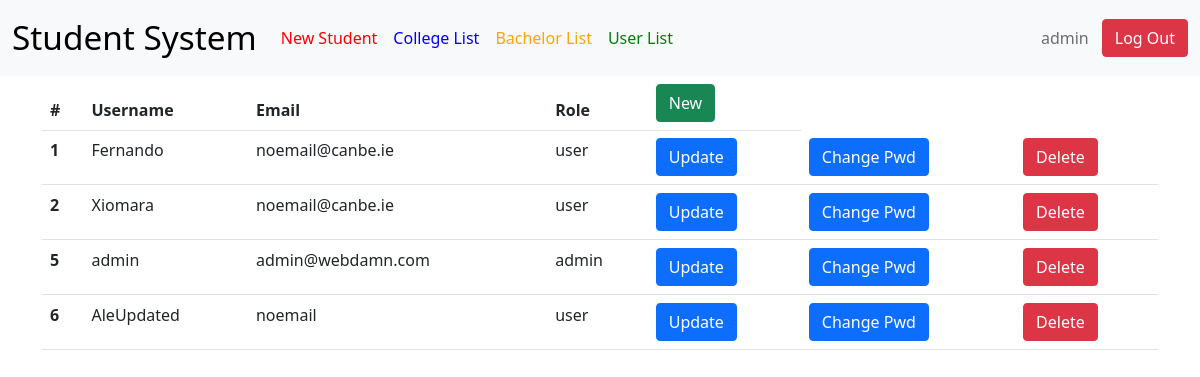
The page /UserList.php (signed in) on the database its author committed.
### tables this page shows
CREATE TABLE `user` (
  `id` int(11) NOT NULL,
  `username` varchar(256) NOT NULL,
  `email` varchar(256) NOT NULL,
  `password` varchar(256) NOT NULL,
  `role` varchar(256) NOT NULL
);

### UserList.php (the view, shortened to what this page needs)
<?php
include 'library/DBConnection.php';
include 'NavBar.php';
$sql = "SELECT * FROM user";
$result =  $conn->query($sql);
?>
<div class="container">
    <table class="table">
                <thead>
                    <tr>
                        <th scope="col">#</th>
                        <th scope="col">Username</th>
                        <th scope="col">Email</th>
                        <th scope="col">Role</th>
                        <?php
                        echo '<th scope="col"><a class="btn btn-success" href="SignIn.php" role="new">New</a></th>';
                        ?>
                </thead>
                <tbody>
                <?php
                    if($result->num_rows>0){
                        while($row=$result->fetch_assoc()){
                            echo "<tr>";
                            echo "<th scope='row'>".$row['id']."</th>";
                            echo "<td>".$row['username']."</td>";
                            echo "<td>".$row['email']."</td>";
                            echo "<td>".$row['role']."</td>";
                            echo "<td><a class='btn btn-primary' href='UpdateUser.php?id=".$row['id']."' role='update'>Update</a></td>";
                            echo "<td><a class='btn btn-primary' href='ChangePwd.php?id=".$row['id']."' role='update'>Change Pwd</a></td>";
                            echo "<td><a class='btn btn-danger' href='DeleteUser.php?id=".$row['id']."' role='delete'>Delete</a></td>";
                            echo "</tr>";
                        }
                    }
                ?>
                </tbody>
            </table>
</div>

### rows shown on the page
user: id "1", username "Fernando", email "noemail@canbe.ie", role "user"
user: id "2", username "Xiomara", email "noemail@canbe.ie", role "user"
user: id "5", username "admin", email "admin@webdamn.com", role "admin"
user: id "6", username "AleUpdated", email "noemail", role "user"

### other values the page prints
$_SESSION['username'] "admin"
